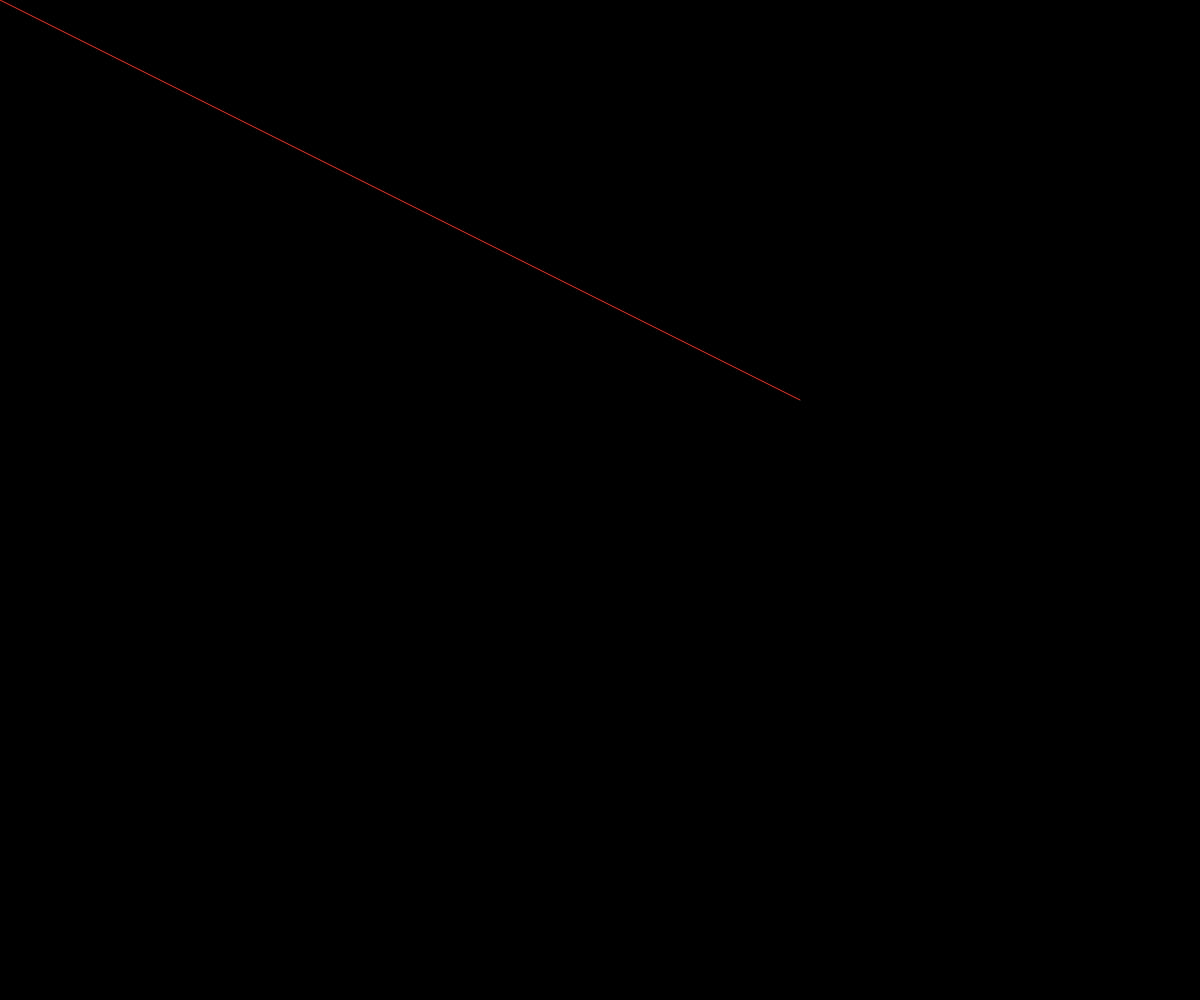
Frame 1 (no input)
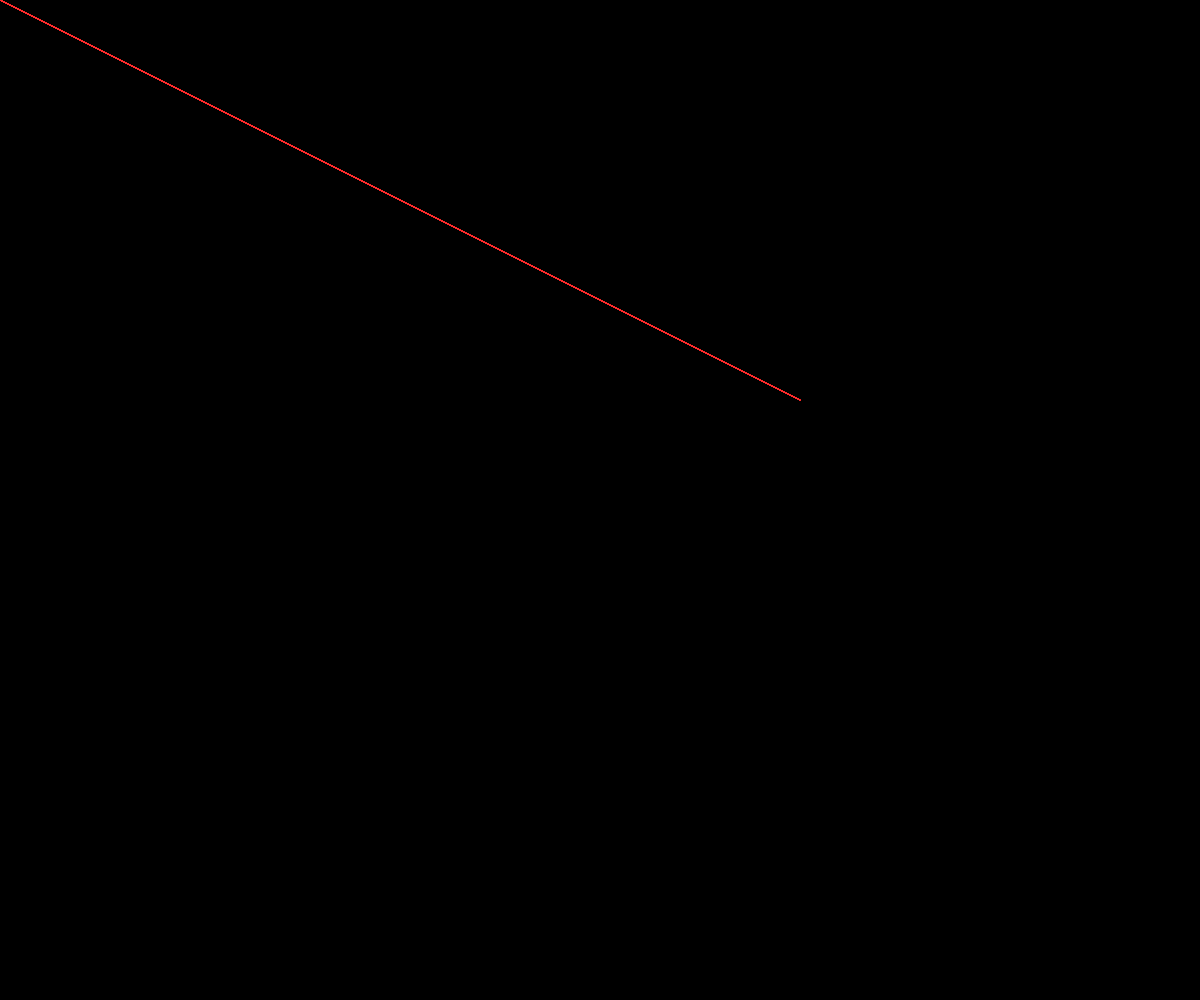
Frame 60 (no input)
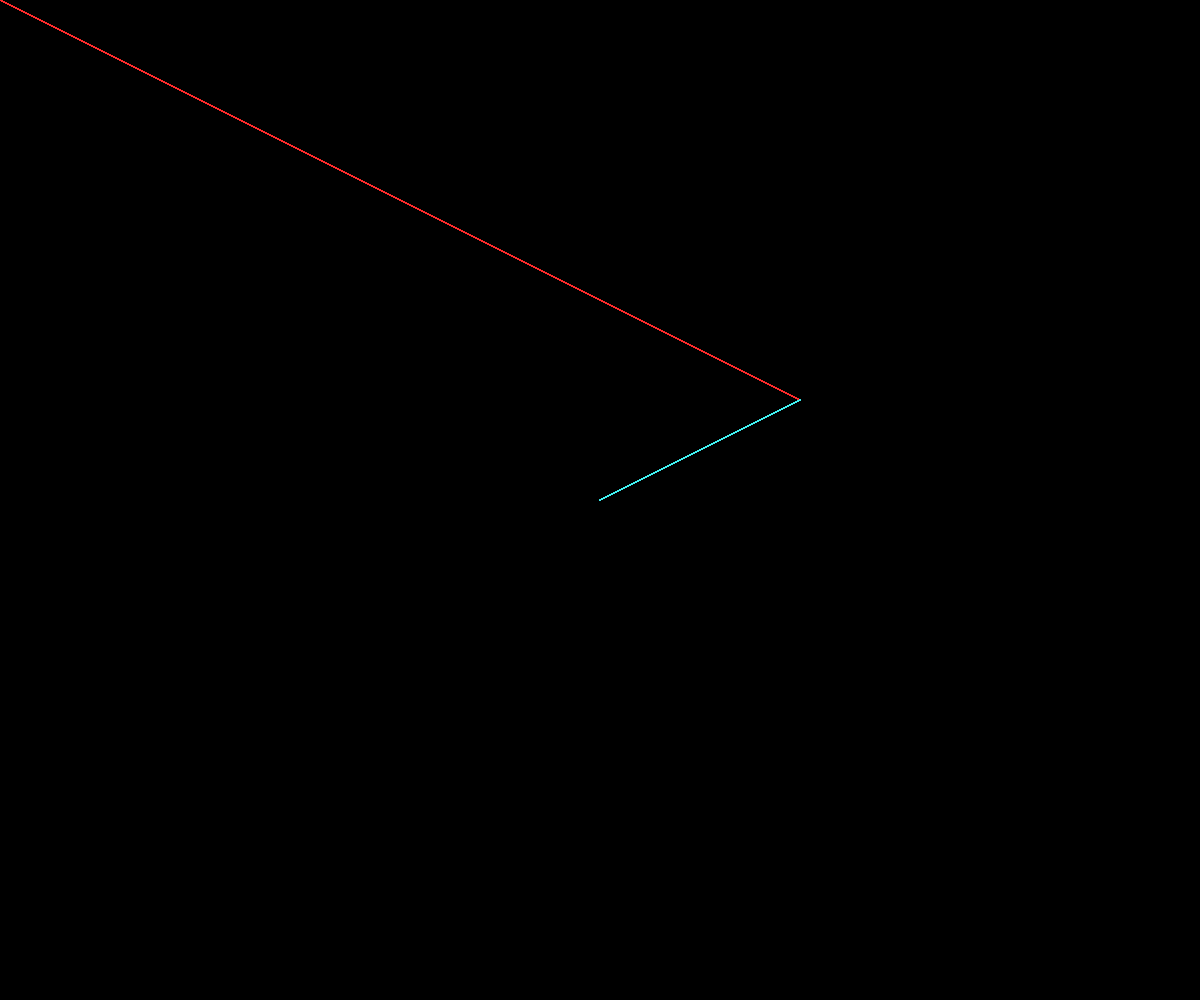
Frame 120 (the mouse pressed at the canvas centre since frame 60)

The p5.js sketch that drew these frames (run headless with seeded random() and noise() and a simulated clock; from frame 60 on, the mouse is pressed at the canvas centre):

// p5.js sketch
// ── sketch.js
function setup() {
	createCanvas(windowWidth, windowHeight);
	background(0);

}

function draw() {

	if(mouseIsPressed){
	stroke(66, 244, 244);
	line(mouseX, mouseY, 800, 400);
} else{
		stroke(255, 45, 45);
	line(mouseX, mouseY, 800, 400);
}}
// ── draw.js
function setup() {
	createCanvas(windowWidth, windowHeight);
	background(0);

}

function draw() {

	if(mouseIsPressed){
	stroke(66, 244, 244);
	line(mouseY, mouseX, 600, 400);
} else{
		stroke(255, 45, 45);
	line(mouseX, mouseY, 800, 400);
}}

// ── resize.js

function setup() {
  createCanvas(windowWidth, windowHeight);
  strokeWeight(4);
}


function draw() {
if (mouseIsPressed == true) {
		line (mouseX, mouseY, pmouseX, pmouseY);
}
}
